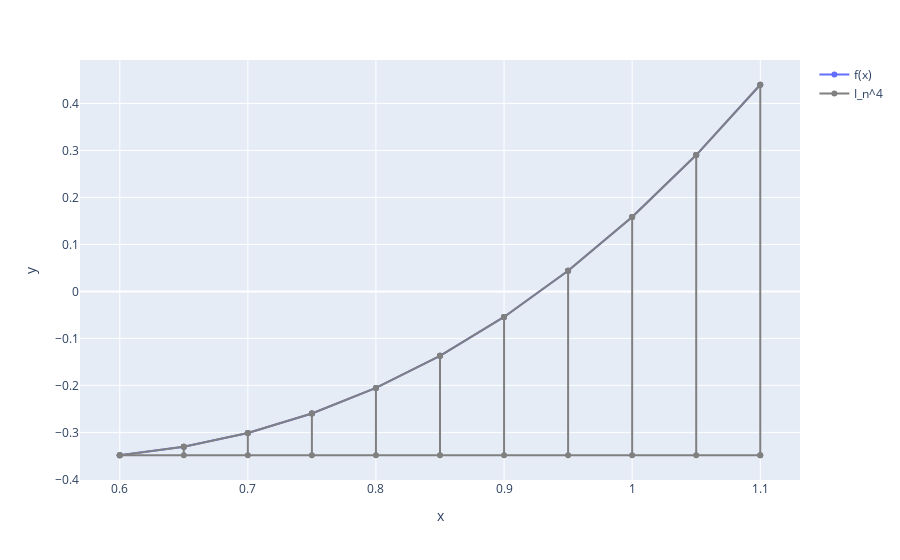

The notebook cell saved with this chart:
### Code cell
figure = px.line(x=x_points, y=y_points, markers=True)
figure.update_traces(name="f(x)", showlegend=True)

for i in range(n):
    figure.add_scatter(
        x=[x_points[i], x_points[i + 1]],
        y=[y_points[i], y_points[i + 1]],
        name="I_n^4",
        showlegend=(i == 0),
        line=dict(color="gray")
    )
    figure.add_scatter(
        x=[x_points[i]] * 2,
        y=[y_points[0], y_points[i]],
        name="I_n^4",
        showlegend=(False),
        line=dict(color="gray")
    )

figure.add_scatter(
    x=[x_points[-1]] * 2,
    y=[y_points[0], y_points[-1]],
    name="I_n^4",
    showlegend=(False),
    line=dict(color="gray")
)
figure.add_scatter(x=[a, b], y=[y_points[0]] * 2, showlegend=(False), line=dict(color="gray"))

figure.show()

### Figure 1 — Plotly figure (JSON) as saved in the notebook; plotly's stock layout.template omitted (floating-point values rounded to 4 significant figures)
{"data": [{"hovertemplate": "x=%{x}<br>y=%{y}<extra></extra>", "legendgroup": "", "line": {"color": "#636efa", "dash": "solid"}, "marker": {"symbol": "circle"}, "mode": "lines+markers", "name": "f(x)", "orientation": "v", "showlegend": true, "type": "scatter", "x": [0.6, 0.65, 0.7, 0.75, 0.8, 0.85, 0.9, 0.95, 1.0, 1.05, 1.1], "xaxis": "x", "y": [-0.3486, -0.3306, -0.3012, -0.2598, -0.2054, -0.1372, -0.05433, 0.04396, 0.1585, 0.2902, 0.4398], "yaxis": "y"}, {"line": {"color": "gray"}, "name": "I_n^4", "showlegend": true, "type": "scatter", "x": [0.6, 0.65], "y": [-0.3486, -0.3306]}, {"line": {"color": "gray"}, "name": "I_n^4", "showlegend": false, "type": "scatter", "x": [0.6, 0.6], "y": [-0.3486, -0.3486]}, {"line": {"color": "gray"}, "name": "I_n^4", "showlegend": false, "type": "scatter", "x": [0.65, 0.7], "y": [-0.3306, -0.3012]}, {"line": {"color": "gray"}, "name": "I_n^4", "showlegend": false, "type": "scatter", "x": [0.65, 0.65], "y": [-0.3486, -0.3306]}, {"line": {"color": "gray"}, "name": "I_n^4", "showlegend": false, "type": "scatter", "x": [0.7, 0.75], "y": [-0.3012, -0.2598]}, {"line": {"color": "gray"}, "name": "I_n^4", "showlegend": false, "type": "scatter", "x": [0.7, 0.7], "y": [-0.3486, -0.3012]}, {"line": {"color": "gray"}, "name": "I_n^4", "showlegend": false, "type": "scatter", "x": [0.75, 0.8], "y": [-0.2598, -0.2054]}, {"line": {"color": "gray"}, "name": "I_n^4", "showlegend": false, "type": "scatter", "x": [0.75, 0.75], "y": [-0.3486, -0.2598]}, {"line": {"color": "gray"}, "name": "I_n^4", "showlegend": false, "type": "scatter", "x": [0.8, 0.85], "y": [-0.2054, -0.1372]}, {"line": {"color": "gray"}, "name": "I_n^4", "showlegend": false, "type": "scatter", "x": [0.8, 0.8], "y": [-0.3486, -0.2054]}, {"line": {"color": "gray"}, "name": "I_n^4", "showlegend": false, "type": "scatter", "x": [0.85, 0.9], "y": [-0.1372, -0.05433]}, {"line": {"color": "gray"}, "name": "I_n^4", "showlegend": false, "type": "scatter", "x": [0.85, 0.85], "y": [-0.3486, -0.1372]}, {"line": {"color": "gray"}, "name": "I_n^4", "showlegend": false, "type": "scatter", "x": [0.9, 0.95], "y": [-0.05433, 0.04396]}, {"line": {"color": "gray"}, "name": "I_n^4", "showlegend": false, "type": "scatter", "x": [0.9, 0.9], "y": [-0.3486, -0.05433]}, {"line": {"color": "gray"}, "name": "I_n^4", "showlegend": false, "type": "scatter", "x": [0.95, 1], "y": [0.04396, 0.1585]}, {"line": {"color": "gray"}, "name": "I_n^4", "showlegend": false, "type": "scatter", "x": [0.95, 0.95], "y": [-0.3486, 0.04396]}, {"line": {"color": "gray"}, "name": "I_n^4", "showlegend": false, "type": "scatter", "x": [1, 1.05], "y": [0.1585, 0.2902]}, {"line": {"color": "gray"}, "name": "I_n^4", "showlegend": false, "type": "scatter", "x": [1, 1], "y": [-0.3486, 0.1585]}, {"line": {"color": "gray"}, "name": "I_n^4", "showlegend": false, "type": "scatter", "x": [1.05, 1.1], "y": [0.2902, 0.4398]}, {"line": {"color": "gray"}, "name": "I_n^4", "showlegend": false, "type": "scatter", "x": [1.05, 1.05], "y": [-0.3486, 0.2902]}, {"line": {"color": "gray"}, "name": "I_n^4", "showlegend": false, "type": "scatter", "x": [1.1, 1.1], "y": [-0.3486, 0.4398]}, {"line": {"color": "gray"}, "showlegend": false, "type": "scatter", "x": [0.6, 1.1], "y": [-0.3486, -0.3486]}], "layout": {"legend": {"tracegroupgap": 0}, "margin": {"t": 60}, "xaxis": {"anchor": "y", "domain": [0, 1], "title": {"text": "x"}}, "yaxis": {"anchor": "x", "domain": [0, 1], "title": {"text": "y"}}}}
